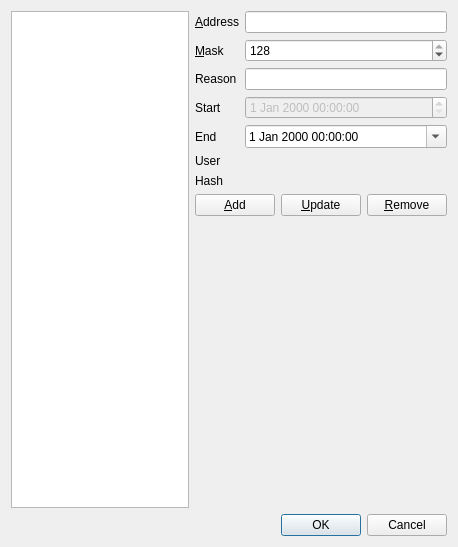
<?xml version="1.0" encoding="UTF-8"?>
<ui version="4.0">
 <class>BanEditor</class>
 <widget class="QDialog" name="BanEditor">
  <property name="geometry">
   <rect>
    <x>0</x>
    <y>0</y>
    <width>458</width>
    <height>547</height>
   </rect>
  </property>
  <property name="windowTitle">
   <string>Mumble - Edit Bans</string>
  </property>
  <layout class="QVBoxLayout">
   <item>
    <layout class="QHBoxLayout">
     <item>
      <widget class="QListWidget" name="qlwBans"/>
     </item>
     <item>
      <layout class="QVBoxLayout">
       <item>
        <layout class="QGridLayout">
         <item row="0" column="0">
          <widget class="QLabel" name="qlIP">
           <property name="text">
            <string>&amp;Address</string>
           </property>
           <property name="buddy">
            <cstring>qleIP</cstring>
           </property>
          </widget>
         </item>
         <item row="1" column="0">
          <widget class="QLabel" name="qlMask">
           <property name="text">
            <string>&amp;Mask</string>
           </property>
           <property name="buddy">
            <cstring>qsbMask</cstring>
           </property>
          </widget>
         </item>
         <item row="0" column="1">
          <widget class="QLineEdit" name="qleIP">
           <property name="text">
            <string/>
           </property>
          </widget>
         </item>
         <item row="1" column="1">
          <widget class="QSpinBox" name="qsbMask">
           <property name="minimum">
            <number>8</number>
           </property>
           <property name="maximum">
            <number>128</number>
           </property>
           <property name="value">
            <number>128</number>
           </property>
          </widget>
         </item>
         <item row="2" column="1">
          <widget class="QLineEdit" name="qleReason"/>
         </item>
         <item row="2" column="0">
          <widget class="QLabel" name="qlReason">
           <property name="text">
            <string>Reason</string>
           </property>
          </widget>
         </item>
         <item row="3" column="1">
          <widget class="QDateTimeEdit" name="qdteStart">
           <property name="enabled">
            <bool>false</bool>
           </property>
           <property name="readOnly">
            <bool>false</bool>
           </property>
           <property name="calendarPopup">
            <bool>false</bool>
           </property>
          </widget>
         </item>
         <item row="3" column="0">
          <widget class="QLabel" name="qlStart">
           <property name="text">
            <string>Start</string>
           </property>
          </widget>
         </item>
         <item row="4" column="0">
          <widget class="QLabel" name="qlEnd">
           <property name="text">
            <string>End</string>
           </property>
          </widget>
         </item>
         <item row="4" column="1">
          <widget class="QDateTimeEdit" name="qdteEnd">
           <property name="calendarPopup">
            <bool>true</bool>
           </property>
          </widget>
         </item>
         <item row="5" column="0">
          <widget class="QLabel" name="qliUser">
           <property name="text">
            <string>User</string>
           </property>
          </widget>
         </item>
         <item row="5" column="1">
          <widget class="QLabel" name="qlUser">
           <property name="text">
            <string/>
           </property>
          </widget>
         </item>
         <item row="6" column="0">
          <widget class="QLabel" name="qliHash">
           <property name="text">
            <string>Hash</string>
           </property>
          </widget>
         </item>
         <item row="6" column="1">
          <widget class="QLabel" name="qlHash">
           <property name="text">
            <string/>
           </property>
          </widget>
         </item>
        </layout>
       </item>
       <item>
        <layout class="QHBoxLayout">
         <item>
          <widget class="QPushButton" name="qpbAdd">
           <property name="text">
            <string>&amp;Add</string>
           </property>
          </widget>
         </item>
         <item>
          <widget class="QPushButton" name="qpbUpdate">
           <property name="text">
            <string>&amp;Update</string>
           </property>
          </widget>
         </item>
         <item>
          <widget class="QPushButton" name="qpbRemove">
           <property name="text">
            <string>&amp;Remove</string>
           </property>
          </widget>
         </item>
        </layout>
       </item>
       <item>
        <spacer>
         <property name="orientation">
          <enum>Qt::Vertical</enum>
         </property>
         <property name="sizeHint" stdset="0">
          <size>
           <width>20</width>
           <height>40</height>
          </size>
         </property>
        </spacer>
       </item>
      </layout>
     </item>
    </layout>
   </item>
   <item>
    <widget class="QDialogButtonBox" name="qbbButtons">
     <property name="orientation">
      <enum>Qt::Horizontal</enum>
     </property>
     <property name="standardButtons">
      <set>QDialogButtonBox::Cancel|QDialogButtonBox::Ok</set>
     </property>
    </widget>
   </item>
  </layout>
 </widget>
 <resources/>
 <connections>
  <connection>
   <sender>qbbButtons</sender>
   <signal>accepted()</signal>
   <receiver>BanEditor</receiver>
   <slot>accept()</slot>
   <hints>
    <hint type="sourcelabel">
     <x>227</x>
     <y>617</y>
    </hint>
    <hint type="destinationlabel">
     <x>157</x>
     <y>274</y>
    </hint>
   </hints>
  </connection>
  <connection>
   <sender>qbbButtons</sender>
   <signal>rejected()</signal>
   <receiver>BanEditor</receiver>
   <slot>reject()</slot>
   <hints>
    <hint type="sourcelabel">
     <x>295</x>
     <y>623</y>
    </hint>
    <hint type="destinationlabel">
     <x>286</x>
     <y>274</y>
    </hint>
   </hints>
  </connection>
 </connections>
</ui>
